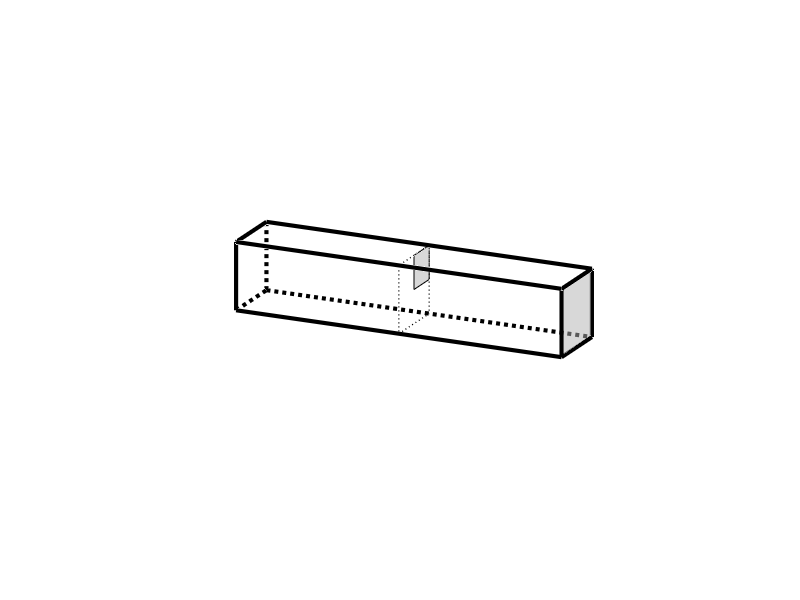

Write the MATLAB code that produced this figure.
clc, close all

LW = 'LineWidth';
MFC = 'MarkerFaceColor';
b = .2;

grey = .7*[1 1 1];
h = plot(NaN);
blue = get(h, 'color');

t = linspace(0,1, 2);
plot3(t, 0*t, 0*t, 'k', LW, 3); hold on
plot3(t, 0*t+b, 0*t, ':k', LW, 3);
plot3(t, 0*t, 0*t+b, 'k', LW, 3);
plot3(t, 0*t+b, 0*t+b, 'k', LW, 3);

plot3(0*t, t*b, 0*t, ':k', LW, 3)
plot3(0*t, t*b, 0*t+b, 'k', LW, 3)
plot3(0*t, 0*t, b*t, 'k', LW, 3)
plot3(0*t, 0*t+b, b*t, ':k', LW, 3)

plot3(1+0*t, t*b, 0*t, 'k', LW, 3)
plot3(1+0*t, t*b, 0*t+b, 'k', LW, 3)
plot3(1+0*t, 0*t, b*t, 'k', LW, 3)
plot3(1+0*t, 0*t+b, b*t, 'k', LW, 3)

plot3(.5*[1 1 1 1 1], [0 b b 0 0], [0 0 b b 0], ':k', LW, 1)
b2 = b/2;
fill3(.5*[1 1 1 1 1], [b2 b b b2 b2], [b2 b2 b b b2], grey, 'facealpha', .5)
h = fill3([1 1 1 1 1], [0 b b 0 0], [0 0 b b 0], grey, 'facealpha', .5);

set(gca, 'view', [25, 18])
set(gca, 'xtick', [0 1], 'ytick', [0 b], 'ztick', [0 b])
set(gca, 'xticklabel', {}, 'yticklabel', {}, 'zticklabel', {})

axis off equal
